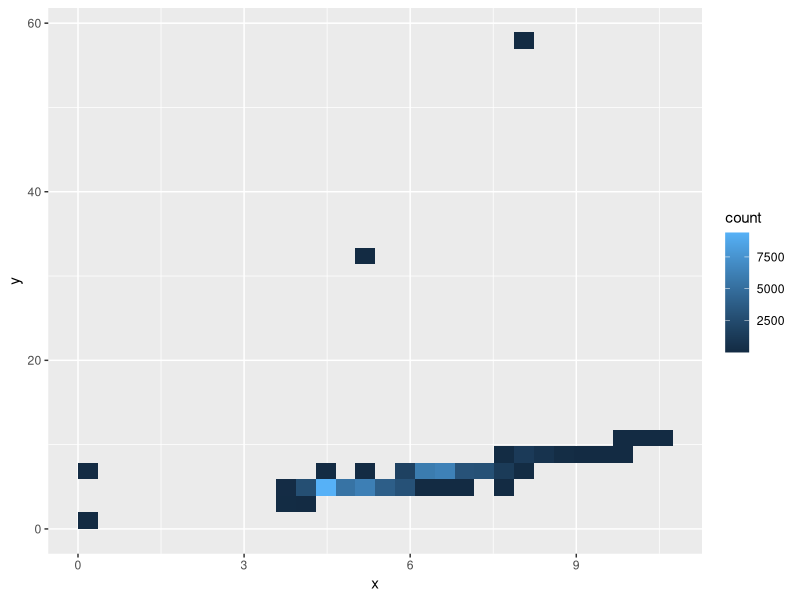
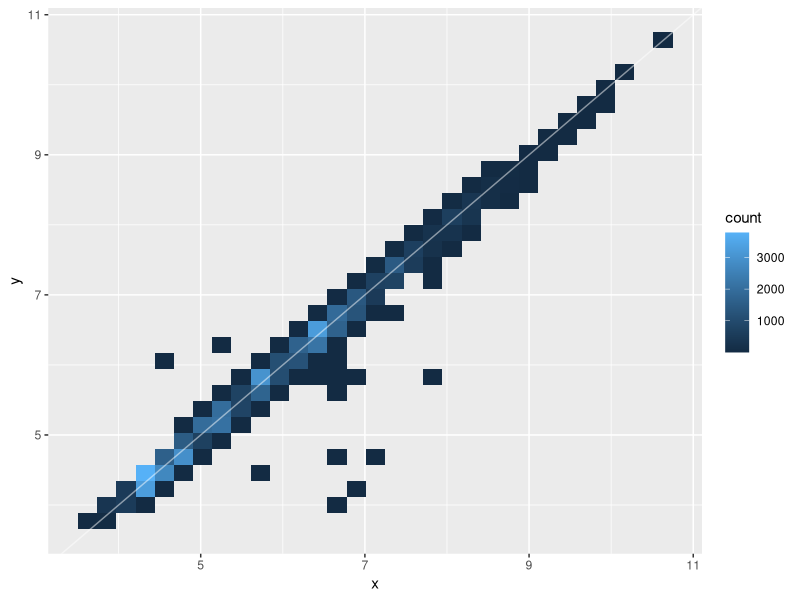
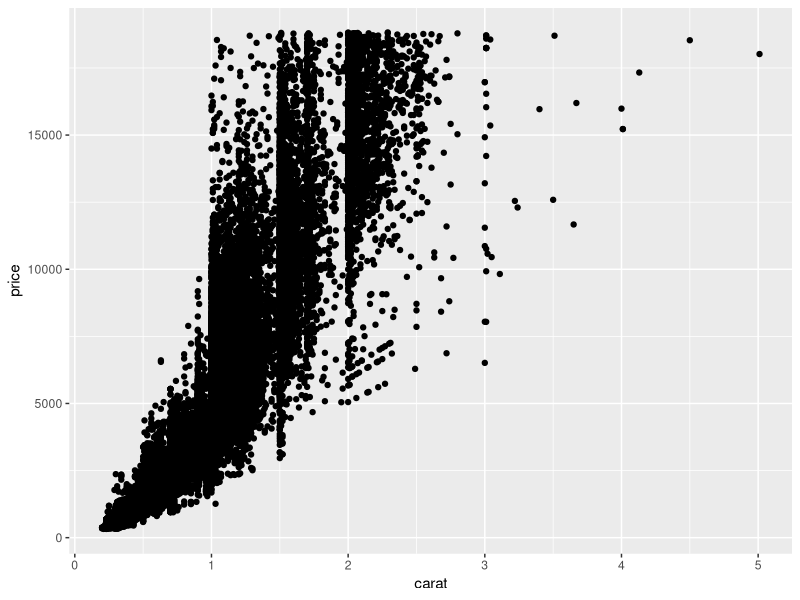
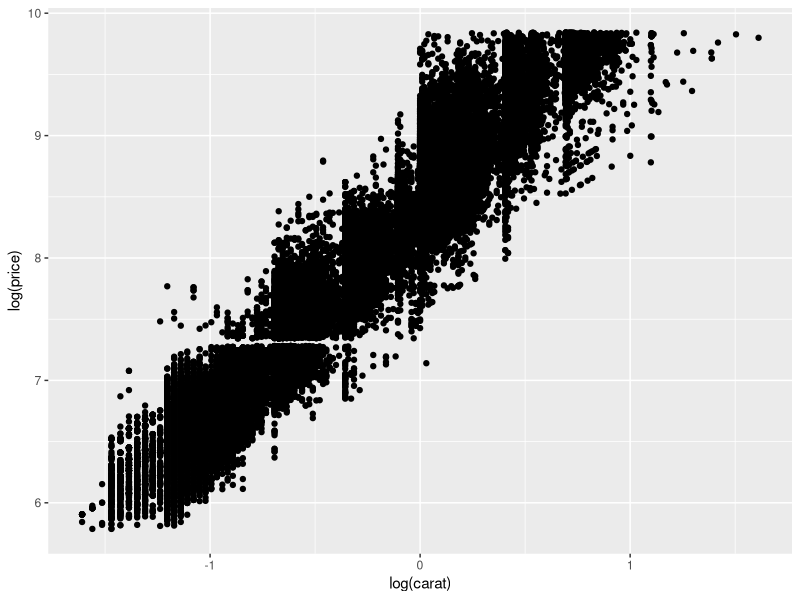
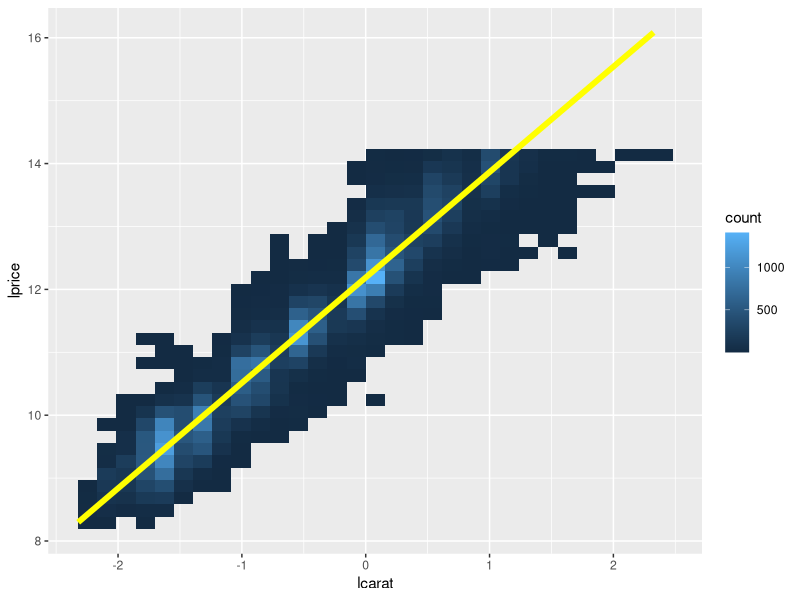
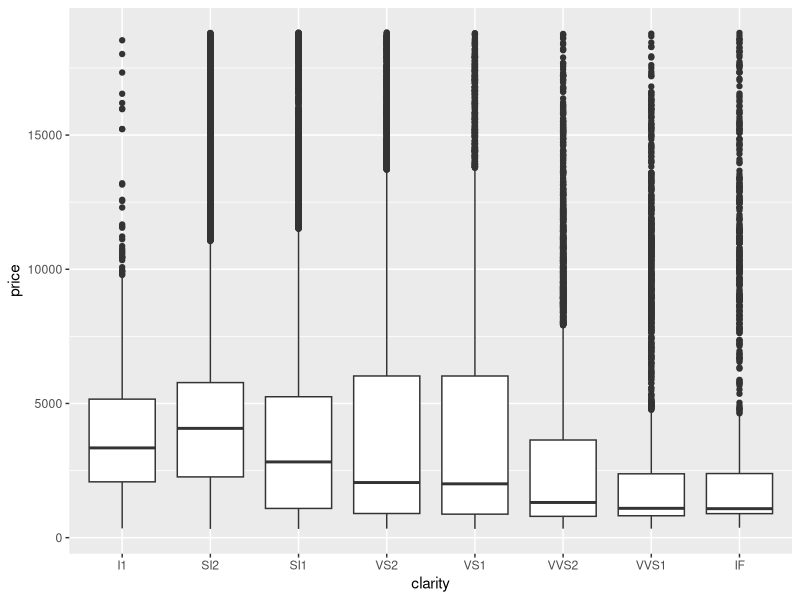
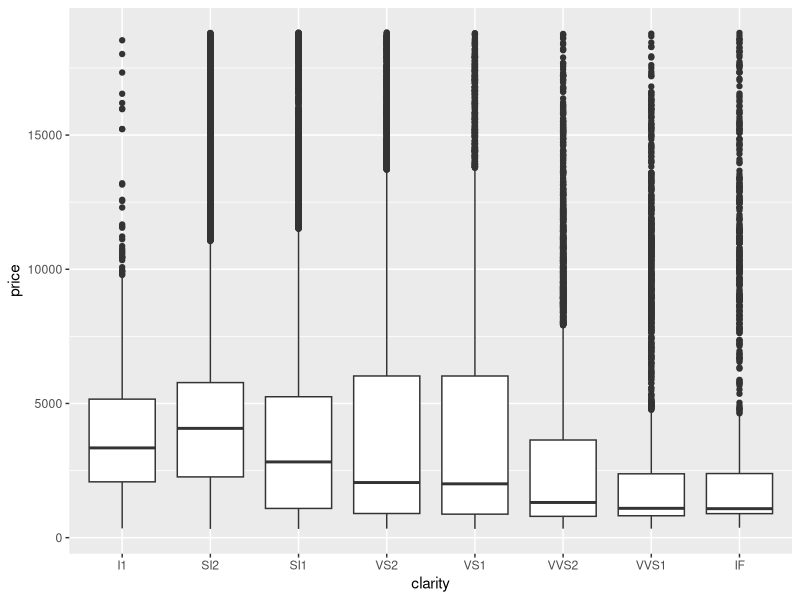

Write R code to recreate these figures, in order.
## ---- chunk 1
knitr::opts_chunk$set(echo = FALSE)
## ---- chunk 2
library(ggplot2, warn.conflicts = FALSE)
library(dplyr, warn.conflicts = FALSE)
## ---- chunk 3
data(diamonds)
nrow(diamonds)
ggplot(diamonds, aes(x,y)) + geom_bin2d() 
## ---- chunk 4
diamonds_ok <- filter(diamonds, x>0, y>0, y < 20)
ggplot(diamonds_ok) + geom_bin2d(aes(x,y)) + geom_abline(slope=1, color="white", alpha=0.5)
## ---- chunk 5
rescale01 <- function(x) {
  rng <- range(x, na.rm = TRUE)
  (x - rng[1]) / (rng[2] - rng[1])
}
rescale01(c(0, 5, 10))
## ---- chunk 6
dplot <- ggplot(diamonds)
dplot + geom_point(aes(x=carat, y=price))
## ---- chunk 7
dplot + geom_point(aes(x=log(carat), y=log(price)))
## ---- chunk 8
diamonds2<-diamonds %>% 
  mutate(lcarat = log2(carat), lprice = log2(price))
ggplot(diamonds2, aes(x=lcarat, y=lprice)) + 
  geom_bin2d() +
  geom_smooth(method="lm", se=FALSE, size=2, color="yellow")
## ---- chunk 9
dplot+geom_boxplot(aes(x=clarity, y=price))
## ---- chunk 10
lmcarat <- lm(lprice ~ lcarat, diamonds2)
summary(lmcarat)
## ---- chunk 11
dplot+geom_boxplot(aes(x=clarity, y=price))
## ---- chunk 12
lmclarity <- lm(lprice ~ lcarat + clarity, diamonds2)
summary(lmclarity)
